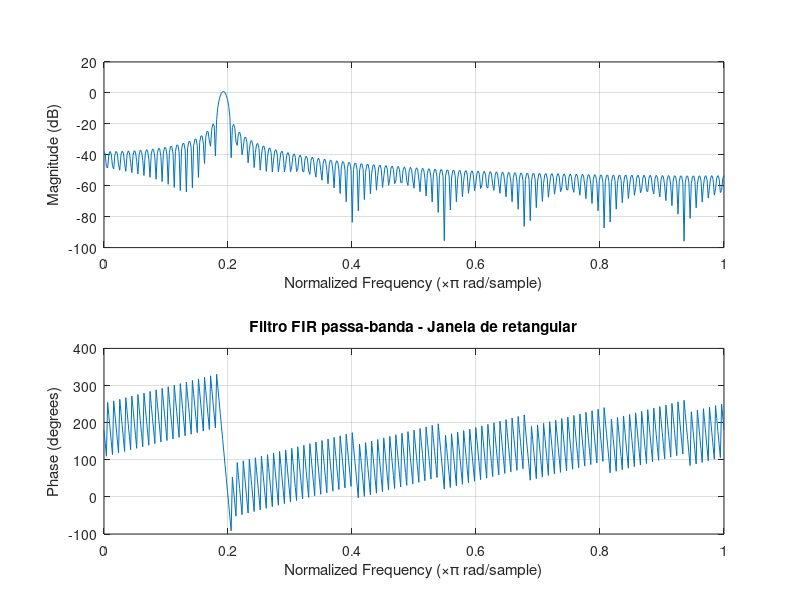
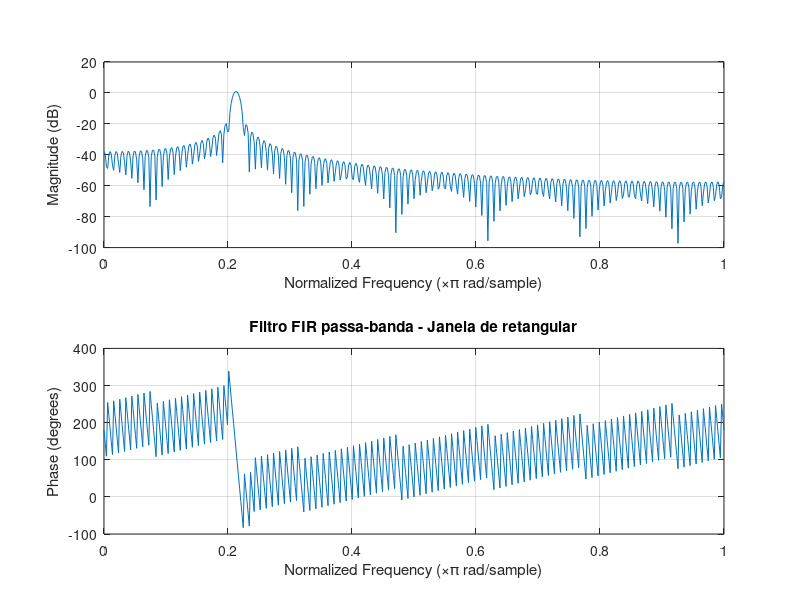
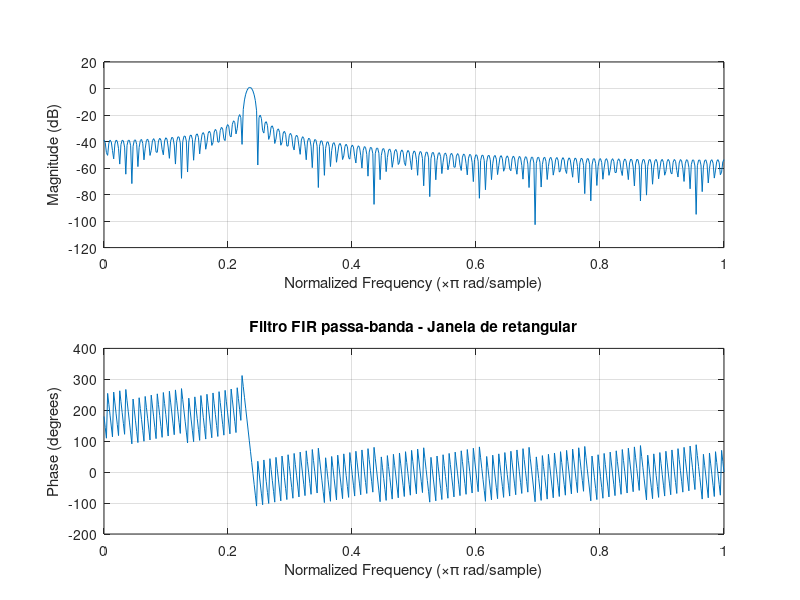
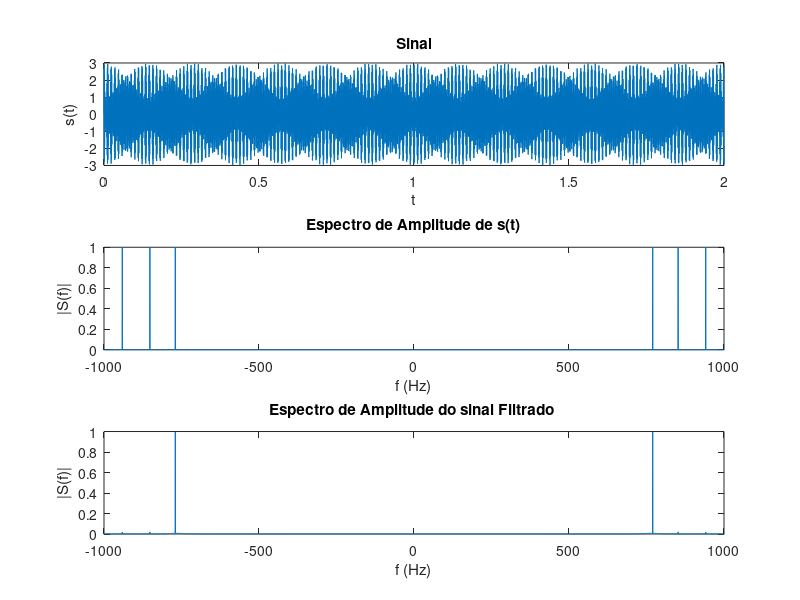

Recreate these plots in MATLAB, in order.
% 4. Crie um sinal de entrada composto de três componentes senoidais, nas frequências 770 Hz, 852 Hz e 941
# Hz, com Ωs = 8 kHz. Projete três filtros passa-faixa digitais, Para separar essas frequências. 

clear all; clc; close all;
M = 201;

Omega_c1 = 740;
Omega_c2 = 800;
Omega_c3 = 822;
Omega_c4 = 882;
Omega_c5 = 911;
Omega_c6 = 971;
Omega_s = 8000;

wc1 = Omega_c1*2*pi/Omega_s;
wc2 = Omega_c2*2*pi/Omega_s;
wc3 = Omega_c3*2*pi/Omega_s;
wc4 = Omega_c4*2*pi/Omega_s;
wc5 = Omega_c5*2*pi/Omega_s;
wc6 = Omega_c6*2*pi/Omega_s;
%% Resposta ao impulso do filtro ideal h[n]
n = [-1*((M-1)/2):(M-1)/2];
h1_n = ((sin(wc2.*n) - sin(wc1.*n))./(pi.*n)); %resposta ao impulso para ≠0
h2_n = ((sin(wc4.*n) - sin(wc3.*n))./(pi.*n)); %resposta ao impulso para ≠0
h3_n = ((sin(wc6.*n) - sin(wc5.*n))./(pi.*n)); %resposta ao impulso para ≠0

h1_n(((M-1)/2)+1) = (wc2 - wc1)/pi; %resposta ao impulso para n=0
h2_n(((M-1)/2)+1) = (wc4 - wc3)/pi; %resposta ao impulso para n=0
h3_n(((M-1)/2)+1) = (wc6 - wc5)/pi; %resposta ao impulso para n=0


h1_ret = h1_n;
h2_ret = h2_n;
h3_ret = h3_n;

figure
freqz(h1_ret,1);
title('Filtro FIR passa-banda - Janela de retangular')

figure
freqz(h2_ret,1);
title('Filtro FIR passa-banda - Janela de retangular')

figure
freqz(h3_ret,1);
title('Filtro FIR passa-banda - Janela de retangular')

%% Sinal
tmin = 0;
tmax = 2;
Fs= Omega_s;
Ts=1/Fs;

L=(tmax-tmin)/Ts;
t=0:Ts:tmax-Ts;
s = sin(2*pi*770*t) + sin(2*pi*852*t) + sin(2*pi*941*t);
S = fft(s);
S = abs(2*S/L);
S = fftshift(S);
freq = Fs*(-(L/2):(L/2)-1)/L;

s_f_h1_ret = filter(h1_ret,1,s);
S_F_h1_ret = fft(s_f_h1_ret);
S_F_h1_ret = abs(1.8*S_F_h1_ret/L);
S_F_h1_ret = fftshift(S_F_h1_ret);

s_f_h2_ret = filter(h2_ret,1,s);
S_F_h2_ret = fft(s_f_h2_ret);
S_F_h2_ret = abs(1.8*S_F_h2_ret/L);
S_F_h2_ret = fftshift(S_F_h2_ret);

s_f_h3_ret = filter(h3_ret,1,s);
S_F_h3_ret = fft(s_f_h3_ret);
S_F_h3_ret = abs(1.8*S_F_h3_ret/L);
S_F_h3_ret = fftshift(S_F_h3_ret);

%% Gráficos do sinal
figure(4)

subplot(3,1,1),plot(t,s);
title('Sinal')
xlabel('t')
ylabel('s(t)')

subplot(3,1,2),plot(freq,S)
title('Espectro de Amplitude de s(t)')
xlabel('f (Hz)')
ylabel('|S(f)|')
xlim([-1000 1000])

subplot(3,1,3),plot(freq,S_F_h1_ret)
title('Espectro de Amplitude do sinal Filtrado ')
xlabel('f (Hz)')
ylabel('|S(f)|')
xlim([-1000 1000])


figure(5)

subplot(3,1,1),plot(t,s);
title('Sinal')
xlabel('t')
ylabel('s(t)')

subplot(3,1,2),plot(freq,S)
title('Espectro de Amplitude de s(t)')
xlabel('f (Hz)')
ylabel('|S(f)|')
xlim([-1000 1000])

subplot(3,1,3),plot(freq,S_F_h2_ret)
title('Espectro de Amplitude do sinal Filtrado ')
xlabel('f (Hz)')
ylabel('|S(f)|')
xlim([-1000 1000])

figure(6)

subplot(3,1,1),plot(t,s);
title('Sinal')
xlabel('t')
ylabel('s(t)')

subplot(3,1,2),plot(freq,S)
title('Espectro de Amplitude de s(t)')
xlabel('f (Hz)')
ylabel('|S(f)|')
xlim([-1000 1000])

subplot(3,1,3),plot(freq,S_F_h3_ret)
title('Espectro de Amplitude do sinal Filtrado ')
xlabel('f (Hz)')
ylabel('|S(f)|')
xlim([-1000 1000])
